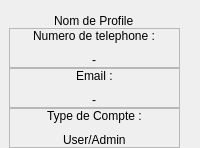
                  <widget class="QWidget" name="page_4">
                   <layout class="QVBoxLayout" name="verticalLayout_13">
                    <property name="spacing">
                     <number>0</number>
                    </property>
                    <property name="leftMargin">
                     <number>0</number>
                    </property>
                    <property name="topMargin">
                     <number>0</number>
                    </property>
                    <property name="rightMargin">
                     <number>0</number>
                    </property>
                    <property name="bottomMargin">
                     <number>0</number>
                    </property>
                    <item>
                     <widget class="QWidget" name="widget" native="true">
                      <property name="styleSheet">
                       <string notr="true"/>
                      </property>
                      <layout class="QVBoxLayout" name="verticalLayout_37">
                       <property name="spacing">
                        <number>0</number>
                       </property>
                       <property name="topMargin">
                        <number>0</number>
                       </property>
                       <property name="rightMargin">
                        <number>20</number>
                       </property>
                       <property name="bottomMargin">
                        <number>0</number>
                       </property>
                       <item alignment="Qt::AlignHCenter|Qt::AlignVCenter">
                        <widget class="QLabel" name="label_7">
                         <property name="maximumSize">
                          <size>
                           <width>100</width>
                           <height>100</height>
                          </size>
                         </property>
                         <property name="styleSheet">
                          <string notr="true"/>
                         </property>
                         <property name="text">
                          <string/>
                         </property>
                         <property name="pixmap">
                          <pixmap resource="resources.qrc">:/icons/kisspng-circle-area-angle-point-black-and-white-round-frame-5a7b862e56f5a6.5838409715180447183562.png</pixmap>
                         </property>
                         <property name="scaledContents">
                          <bool>true</bool>
                         </property>
                        </widget>
                       </item>
                       <item alignment="Qt::AlignHCenter|Qt::AlignVCenter">
                        <widget class="QLabel" name="label_39">
                         <property name="maximumSize">
                          <size>
                           <width>1920</width>
                           <height>1080</height>
                          </size>
                         </property>
                         <property name="text">
                          <string>Nom de Profile</string>
                         </property>
                        </widget>
                       </item>
                       <item alignment="Qt::AlignTop">
                        <widget class="QFrame" name="frame_22">
                         <property name="frameShape">
                          <enum>QFrame::StyledPanel</enum>
                         </property>
                         <property name="frameShadow">
                          <enum>QFrame::Raised</enum>
                         </property>
                         <layout class="QVBoxLayout" name="verticalLayout_43">
                          <property name="spacing">
                           <number>10</number>
                          </property>
                          <property name="leftMargin">
                           <number>0</number>
                          </property>
                          <property name="topMargin">
                           <number>0</number>
                          </property>
                          <property name="rightMargin">
                           <number>0</number>
                          </property>
                          <property name="bottomMargin">
                           <number>0</number>
                          </property>
                          <item alignment="Qt::AlignHCenter|Qt::AlignTop">
                           <widget class="QLabel" name="label_40">
                            <property name="text">
                             <string>Numero de telephone :</string>
                            </property>
                           </widget>
                          </item>
                          <item alignment="Qt::AlignHCenter|Qt::AlignVCenter">
                           <widget class="QLabel" name="label_41">
                            <property name="text">
                             <string>-</string>
                            </property>
                           </widget>
                          </item>
                         </layout>
                        </widget>
                       </item>
                       <item alignment="Qt::AlignTop">
                        <widget class="QFrame" name="frame_23">
                         <property name="frameShape">
                          <enum>QFrame::StyledPanel</enum>
                         </property>
                         <property name="frameShadow">
                          <enum>QFrame::Raised</enum>
                         </property>
                         <layout class="QVBoxLayout" name="verticalLayout_44">
                          <property name="spacing">
                           <number>10</number>
                          </property>
                          <property name="leftMargin">
                           <number>0</number>
                          </property>
                          <property name="topMargin">
                           <number>0</number>
                          </property>
                          <property name="rightMargin">
                           <number>0</number>
                          </property>
                          <property name="bottomMargin">
                           <number>0</number>
                          </property>
                          <item alignment="Qt::AlignHCenter|Qt::AlignTop">
                           <widget class="QLabel" name="label_42">
                            <property name="text">
                             <string>Email :</string>
                            </property>
                           </widget>
                          </item>
                          <item alignment="Qt::AlignHCenter|Qt::AlignVCenter">
                           <widget class="QLabel" name="label_43">
                            <property name="text">
                             <string>-</string>
                            </property>
                           </widget>
                          </item>
                         </layout>
                        </widget>
                       </item>
                       <item alignment="Qt::AlignTop">
                        <widget class="QFrame" name="frame_24">
                         <property name="frameShape">
                          <enum>QFrame::StyledPanel</enum>
                         </property>
                         <property name="frameShadow">
                          <enum>QFrame::Raised</enum>
                         </property>
                         <layout class="QVBoxLayout" name="verticalLayout_45">
                          <property name="spacing">
                           <number>10</number>
                          </property>
                          <property name="leftMargin">
                           <number>0</number>
                          </property>
                          <property name="topMargin">
                           <number>0</number>
                          </property>
                          <property name="rightMargin">
                           <number>0</number>
                          </property>
                          <property name="bottomMargin">
                           <number>0</number>
                          </property>
                          <item alignment="Qt::AlignHCenter|Qt::AlignVCenter">
                           <widget class="QLabel" name="label_44">
                            <property name="text">
                             <string>Type de Compte :</string>
                            </property>
                           </widget>
                          </item>
                          <item alignment="Qt::AlignHCenter|Qt::AlignVCenter">
                           <widget class="QLabel" name="label_45">
                            <property name="text">
                             <string>User/Admin</string>
                            </property>
                           </widget>
                          </item>
                         </layout>
                        </widget>
                       </item>
                      </layout>
                     </widget>
                    </item>
                   </layout>
                  </widget>
